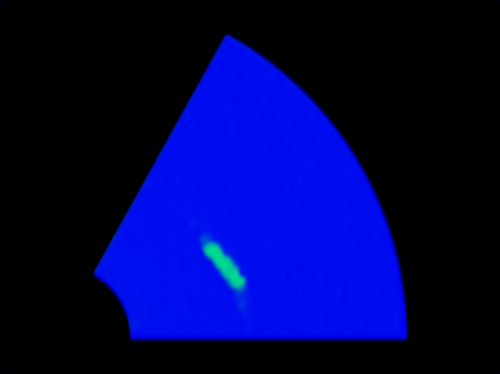
%> input picture image_1.png, 500 x 374 px; its folder holds 4 pictures in this run
$ octave ssim1.m   (GNU Octave 9; MATLAB toolbox functions it lacks are replaced by stand-ins)
%> lines starting %> are read from the running program, lines starting %| are printed output that depends on the picture; long printed decimals are rounded
% Read the two images
for i = 1:5
    % Construct the filenames for the images
    img1_filename = sprintf('image_%d.png', i);
    img2_filename = sprintf('image_2%d.png', i);

    % Read the images
    img1 = imread(img1_filename);
%> img1 is the input picture: size 374x500x3 uint8; mean R, G, B 0, 4.7, 79.3
    img2 = imread(img2_filename);
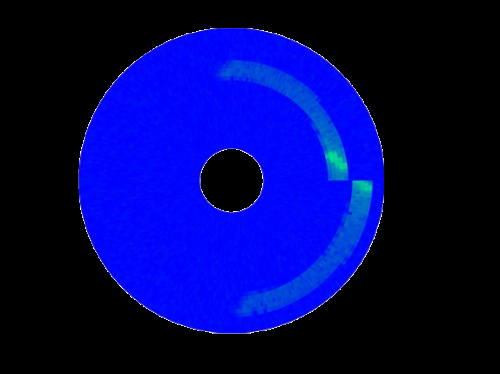
%> input picture image_21.png, 500 x 374 px
%> img2 is the input picture: size 374x500x3 uint8; mean R, G, B 1.5, 6.1, 93.9

    % Calculate SSIM
    ssim_value = ssim(img1, img2);
%> ssim_value = 0.777

    % Display SSIM value
    disp(['SSIM value between image ' num2str(i) ' and image2' num2str(i) ': ' num2str(ssim_value)]);
%| SSIM value between image 1 and image21: 0.7766
end
%> pass 2 of the loop `for i = 1:5`:
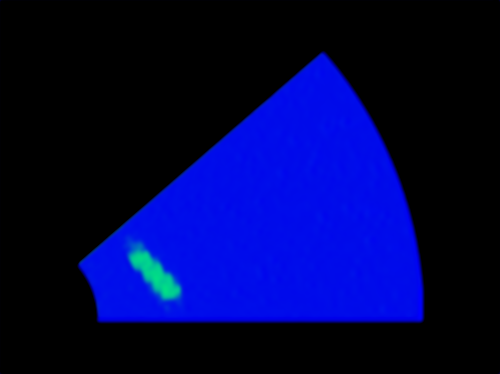
%> input picture image_2.png, 500 x 374 px
%> img1 is the input picture: size 374x500x3 uint8; mean R, G, B 0, 4.8, 72.4
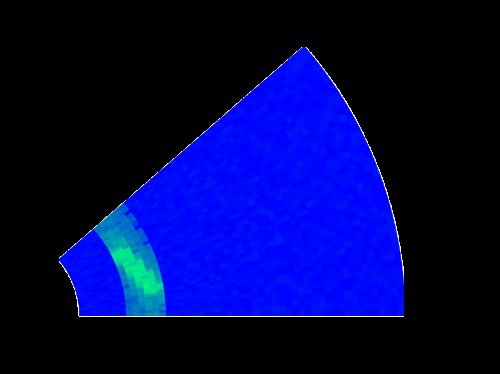
%> input picture image_22.png, 500 x 374 px
%> img2 is the input picture: size 374x500x3 uint8; mean R, G, B 1.2, 6.9, 77.4
%> ssim_value = 0.895
%| SSIM value between image 2 and image22: 0.8946
%> (the run ends here)
